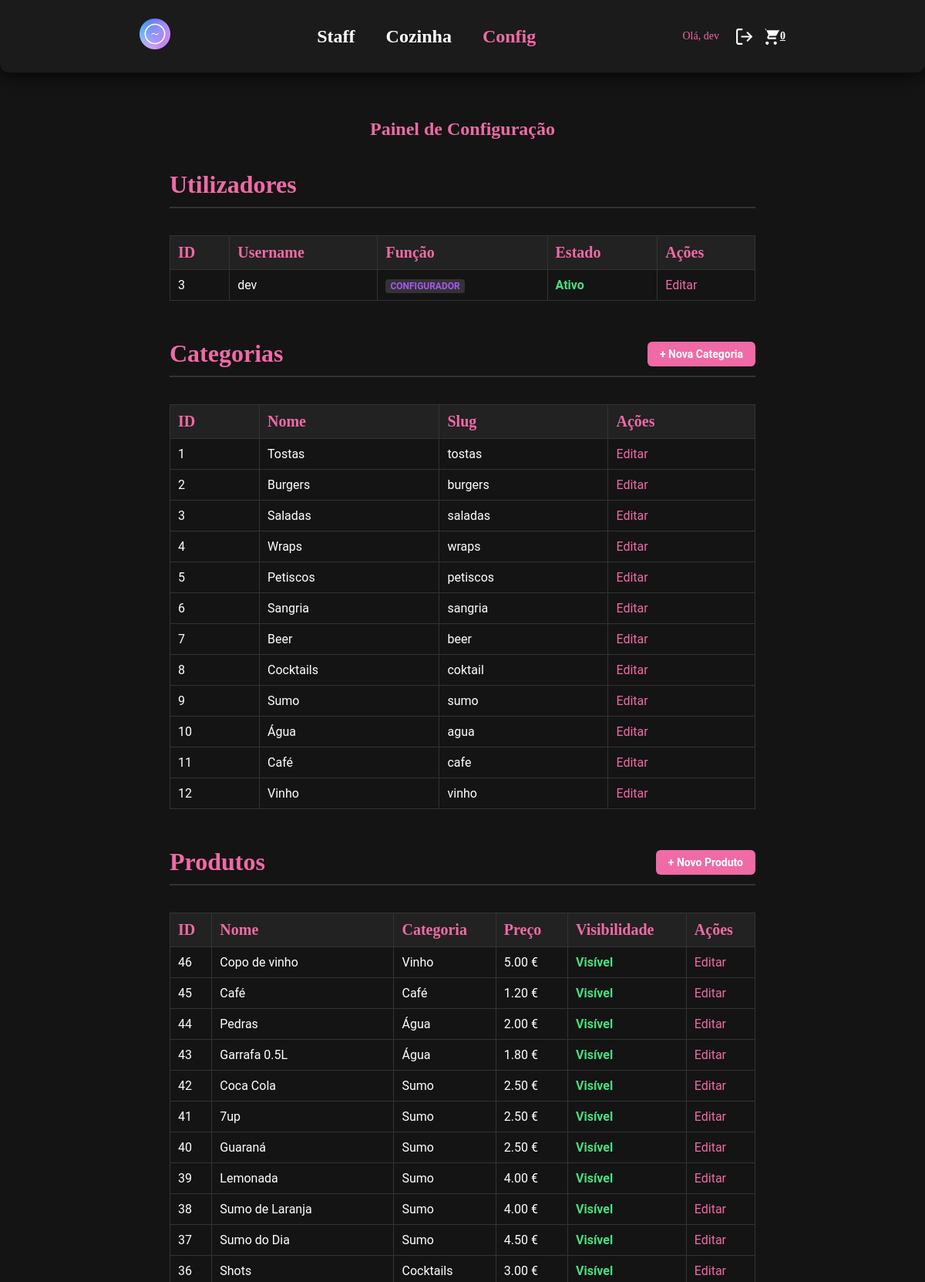
Screenshot of /configurador.php (signed in, upper part) with the database file from the repository.
### tables this page shows
CREATE TABLE `users` (
  `id` int(11) NOT NULL,
  `username` varchar(50) NOT NULL,
  `password_hash` varchar(255) NOT NULL,
  `role` enum('cliente','staff','cozinha','admin','configurador') DEFAULT 'cliente',
  `created_at` timestamp NOT NULL DEFAULT current_timestamp(),
  `is_deleted` tinyint(1) DEFAULT 0
);

CREATE TABLE `categories` (
  `id` int(11) NOT NULL,
  `name` varchar(50) NOT NULL,
  `slug` varchar(50) NOT NULL
);

CREATE TABLE `products` (
  `id` int(11) NOT NULL,
  `category_id` int(11) DEFAULT NULL,
  `name` varchar(100) NOT NULL,
  `description` text DEFAULT NULL,
  `price` decimal(10,2) NOT NULL,
  `is_active` tinyint(1) DEFAULT 1,
  `is_deleted` tinyint(1) DEFAULT 0
);

### configurador.php (the view, shortened to what this page needs)
<?php
require 'db_connect.php';
$users = $pdo->query("SELECT * FROM users ORDER BY id DESC")->fetchAll();
$categories = $pdo->query("SELECT * FROM categories ORDER BY id ASC")->fetchAll();
$products = $pdo->query("
    SELECT p.*, c.name as category_name
    FROM products p
    LEFT JOIN categories c ON p.category_id = c.id
    ORDER BY p.id DESC
")->fetchAll();
?>
<!DOCTYPE html>
<html lang="pt">
<head>
    <link rel="stylesheet" href="style.css">
</head>
<body>
    <?php require 'header.php'; ?>
    <div class="admin-container">
        <h2 style="margin-bottom: 40px;">Painel de Configuração</h2>
        <div class="config-section">
            <div class="section-header">
                <h3 class="section-title">Utilizadores</h3>
            </div>
            <div style="overflow-x:auto;">
                <table>
                    <thead>
                        <tr>
                            <th>ID</th>
                            <th>Username</th>
                            <th>Função</th>
                            <th>Estado</th>
                            <th>Ações</th>
                        </tr>
                    </thead>
                    <tbody>
                        <?php foreach($users as $u): ?>
                        <tr>
                            <td data-label="ID"><?= $u['id'] ?></td>
                            <td data-label="Username"><?= htmlspecialchars($u['username']) ?></td>
                            <td data-label="Role">
                                <span class="role-badge" style="color: <?= match($u['role']) { 'admin' => '#f06aa6', 'configurador' => '#a855f7', 'staff' => '#22d3ee', 'cozinha' => '#fbbf24', default => '#9ca3af' } ?>;">
                                    <?= $u['role'] ?>
                                </span>
                            </td>
                            <td data-label="Estado"><?= $u['is_deleted'] ? '<span class="status-inactive">Eliminado</span>' : '<span class="status-active">Ativo</span>' ?></td>
                            <td data-label="Ações"><a href="user_edit.php?id=<?= $u['id'] ?>" class="action-link">Editar</a></td>
                        </tr>
                        <?php endforeach; ?>
                    </tbody>
                </table>
            </div>
        </div>
        <div class="config-section">
            <div class="section-header">
                <h3 class="section-title">Categorias</h3>
                <a href="category_form.php" class="btn-add">+ Nova Categoria</a>
            </div>
            <div style="overflow-x:auto;">
                <table>
                    <thead>
                        <tr>
                            <th>ID</th>
                            <th>Nome</th>
                            <th>Slug</th>
                            <th>Ações</th>
                        </tr>
                    </thead>
                    <tbody>
                        <?php foreach($categories as $c): ?>
                        <tr>
                            <td data-label="ID"><?= $c['id'] ?></td>
                            <td data-label="Nome"><?= htmlspecialchars($c['name']) ?></td>
                            <td data-label="Slug"><?= htmlspecialchars($c['slug']) ?></td>
                            <td data-label="Ações"><a href="category_form.php?id=<?= $c['id'] ?>" class="action-link">Editar</a></td>
                        </tr>
                        <?php endforeach; ?>
                    </tbody>
                </table>
            </div>
        </div>
        <div class="config-section">
            <div class="section-header">
                <h3 class="section-title">Produtos</h3>
                <a href="product_form.php" class="btn-add">+ Novo Produto</a>
            </div>
            <div style="overflow-x:auto;">
                <table>
                    <thead>
                        <tr>
                            <th>ID</th>
                            <th>Nome</th>
                            <th>Categoria</th>
                            <th>Preço</th>
                            <th>Visibilidade</th>
                            <th>Ações</th>
                        </tr>
                    </thead>
                    <tbody>
                        <?php foreach($products as $p): ?>
                        <tr>
                            <td data-label="ID"><?= $p['id'] ?></td>
                            <td data-label="Nome"><?= htmlspecialchars($p['name']) ?></td>
                            <td data-label="Categoria"><?= htmlspecialchars($p['category_name'] ?? 'N/A') ?></td>
                            <td data-label="Preço"><?= number_format($p['price'], 2) ?> €</td>
                            <td data-label="Visibilidade">
                                <?php if($p['is_deleted']): ?>
                                    <span class="status-inactive">Eliminado</span>
                                <?php elseif($p['is_active']): ?>
                                    <span class="status-active">Visível</span>
                                <?php else: ?>
                                    <span style="color:orange; font-weight:bold;">Oculto</span>
                                <?php endif; ?>
                            </td>
                            <td data-label="Ações"><a href="product_form.php?id=<?= $p['id'] ?>" class="action-link">Editar</a></td>
                        </tr>
                        <?php endforeach; ?>
                    </tbody>
                </table>
            </div>
        </div>
    </div>
    <?php include 'footer.php'; ?>

### style.css (style rules this page uses)
* { padding: 0; margin: 0; color: #fff; box-sizing: border-box; }
body { background: #141414; color: white; margin: 0; font-family: "Roboto", sans-serif; -webkit-font-smoothing: antialiased; -moz-osx-font-smoothing: grayscale; text-rendering: optimizeLegibility; }
.admin-container { max-width: 800px; margin: 40px auto; padding: 20px; }
.admin-container h2 { font-family: 'Permanent Marker', cursive; color: #f06aa6; margin-bottom: 20px; text-align: center; }
.admin-container table { width: 100%; border-collapse: collapse; margin-top: 20px; }
.admin-container th, .admin-container td { padding: 10px; border: 1px solid #333; text-align: left; }
.admin-container th { background: #222; color: #f06aa6; font-family: 'Amatic SC', cursive; font-size: 20px; }
.action-link { color: #f06aa6; text-decoration: none; }

### configurador.php (style rules this page uses)
.config-section { margin-bottom: 50px; }
.section-header { display: flex; justify-content: space-between; align-items: center; border-bottom: 2px solid #333; padding-bottom: 10px; margin-bottom: 15px; }
.section-title { font-family: 'Amatic SC', cursive; font-size: 32px; color: #f06aa6; margin: 0; }
.btn-add { background: #f06aa6; color: white; padding: 8px 16px; border-radius: 6px; text-decoration: none; font-weight: bold; font-size: 14px; transition: background 0.2s; }
.status-active { color: #4ade80; font-weight: bold; }
.role-badge { padding: 2px 6px; border-radius: 4px; font-size: 12px; text-transform: uppercase; font-weight: bold; background: #333; }

### rows the page displays
users: id "3", username "dev", role "CONFIGURADOR", is_deleted "Ativo"
categories: id "1", name "Tostas", slug "tostas"
categories: id "2", name "Burgers", slug "burgers"
categories: id "3", name "Saladas", slug "saladas"
categories: id "4", name "Wraps", slug "wraps"
categories: id "5", name "Petiscos", slug "petiscos"
categories: id "6", name "Sangria", slug "sangria"
categories: id "7", name "Beer", slug "beer"
categories: id "8", name "Cocktails", slug "coktail"
categories: id "9", name "Sumo", slug "sumo"
categories: id "10", name "Água", slug "agua"
categories: id "11", name "Café", slug "cafe"
categories: id "12", name "Vinho", slug "vinho"
products: id "46", name "Copo de vinho", category.name "Vinho", price "5.00", is_deleted "Visível"
products: id "45", name "Café", category.name "Café", price "1.20", is_deleted "Visível"
products: id "44", name "Pedras", category.name "Água", price "2.00", is_deleted "Visível"
products: id "43", name "Garrafa 0.5L", category.name "Água", price "1.80", is_deleted "Visível"
products: id "42", name "Coca Cola", category.name "Sumo", price "2.50", is_deleted "Visível"
products: id "41", name "7up", category.name "Sumo", price "2.50", is_deleted "Visível"
products: id "40", name "Guaraná", category.name "Sumo", price "2.50", is_deleted "Visível"
products: id "39", name "Lemonada", category.name "Sumo", price "4.00", is_deleted "Visível"
products: id "38", name "Sumo de Laranja", category.name "Sumo", price "4.00", is_deleted "Visível"
products: id "37", name "Sumo do Dia", category.name "Sumo", price "4.50", is_deleted "Visível"
products: id "36", name "Shots", category.name "Cocktails", price "3.00", is_deleted "Visível"

### other values shown
$_SESSION['username'] "dev"
